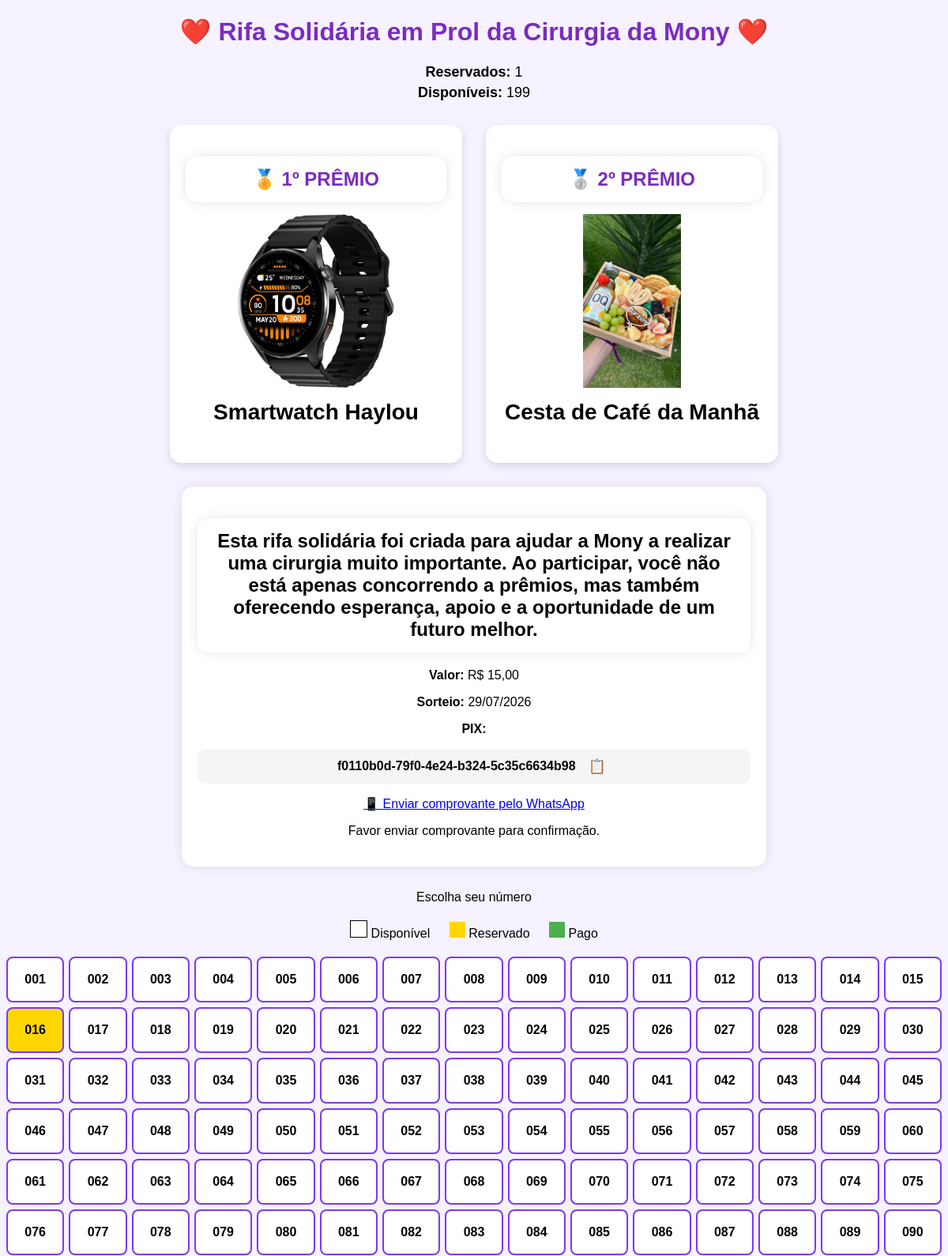
Before: / (upper part) with the older database file.
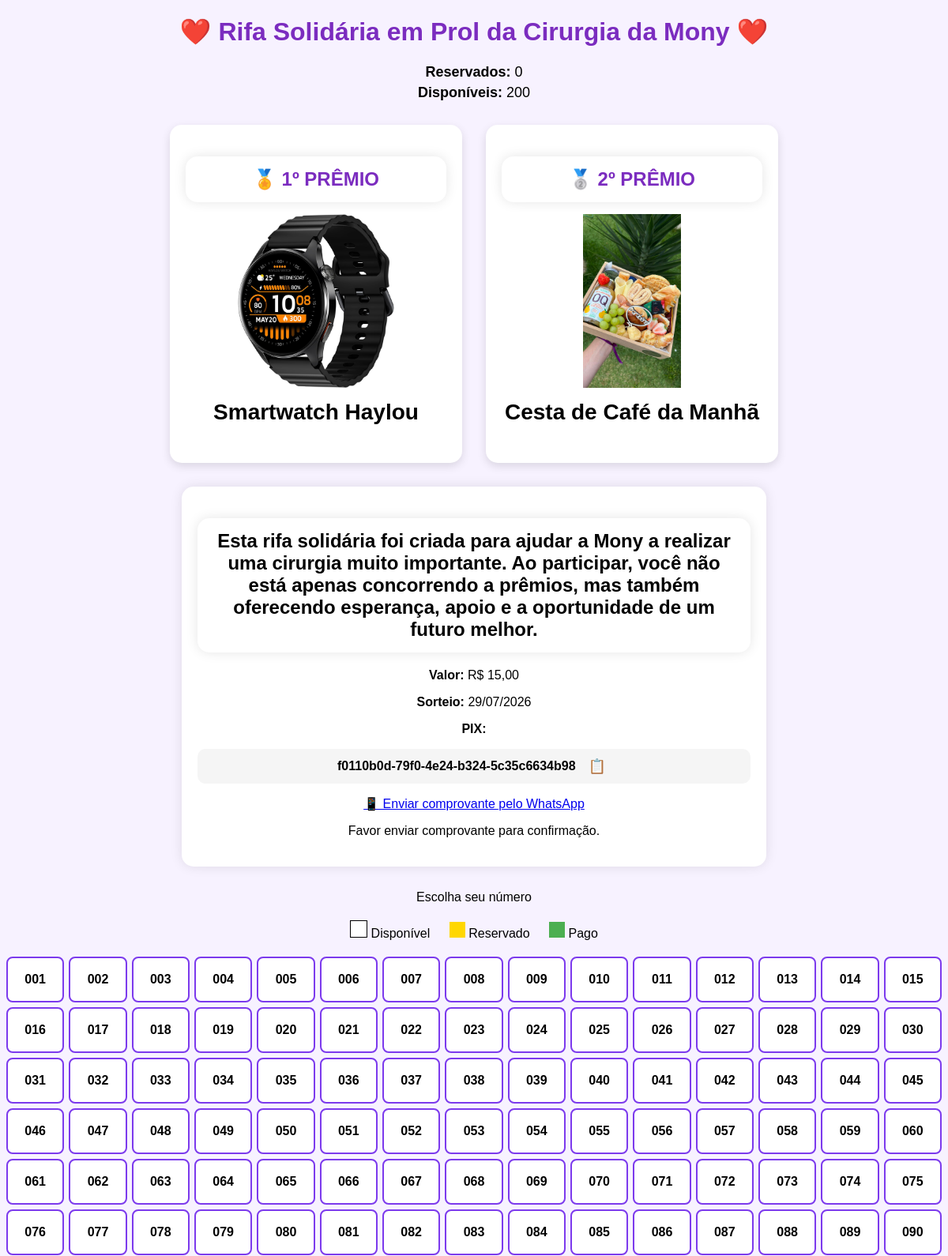
After: the same page with the newer database file.
### models.py (models this page shows)
class Numero(db.Model):
    ...
    id = db.Column(db.Integer, primary_key=True)
    numero = db.Column(
        db.Integer,
        unique=True,
        nullable=False
    )
    status = db.Column(
        db.String(50),
        default="disponivel"
    )
    nome = db.Column(
        db.String(100)
    )
    telefone = db.Column(
        db.String(20)
    )

### app.py (the view)
@app.route("/")
def index():
    numeros = Numero.query.order_by(Numero.numero).all()
    reservados = Numero.query.filter(
        Numero.status.in_(["reservado", "pago"])
    ).count()
    disponiveis = Numero.query.filter_by(
        status="disponivel"
    ).count()
    return render_template(
        "index.html",
        numeros=numeros,
        reservados=reservados,
        disponiveis=disponiveis
    )

### templates/index.html (shortened to what this page needs)
<!doctype html>
<html lang="pt-BR">
  <head>
    <link
      rel="stylesheet"
      href="{{ url_for('static', filename='css/style.css') }}"
    />
  </head>
  <body>
    <h1>❤️ Rifa Solidária em Prol da Cirurgia da Mony ❤️</h1>
    <div class="estatisticas">
      <p><strong>Reservados:</strong> {{ reservados }}</p>
      <p><strong>Disponíveis:</strong> {{ disponiveis }}</p>
    </div>
    <div class="premios">
      <div class="premio">
        <h2 style="color: #7b2cbf; margin-bottom: 10px">🏅 1º PRÊMIO</h2>
        <img
          src="{{ url_for('static', filename='imagens/relogio.jpg') }}"
          alt="Smartwatch"
        />
        <h3>Smartwatch Haylou</h3>
      </div>
      <div class="premio">
        <h2 style="color: #7b2cbf; margin-bottom: 10px">🥈 2º PRÊMIO</h2>
        <img
          src="{{ url_for('static', filename='imagens/cesta.jpg') }}"
          alt="Cesta"
        />
        <h3>Cesta de Café da Manhã</h3>
      </div>
    </div>
    <div class="info-rifa">
      <h2>
        Esta rifa solidária foi criada para ajudar a Mony a realizar uma
        cirurgia muito importante. Ao participar, você não está apenas
        concorrendo a prêmios, mas também oferecendo esperança, apoio e a
        oportunidade de um futuro melhor.
      </h2>
      <p><strong>Valor:</strong> R$ 15,00</p>
      <p><strong>Sorteio:</strong> 29/07/2026</p>
      <p><strong>PIX:</strong></p>
      <div class="pix-box">
        <span id="pixKeyInicial">f0110b0d-79f0-4e24-b324-5c35c6634b98</span>
        <button
          onclick="copiarPixInicial()"
          class="btn-copy"
          title="Copiar PIX"
        >
          📋
        </button>
      </div>
      <p>
        <a
          href="https://wa.me/5562999051610?text=Olá,%20acabei%20de%20fazer%20o%20pagamento%20da%20rifa%20e%20vou%20enviar%20o%20comprovante."
          target="_blank"
          class="btn-whatsapp"
        >
          📱 Enviar comprovante pelo WhatsApp
        </a>
      </p>
      <p>Favor enviar comprovante para confirmação.</p>
    </div>
    <p>Escolha seu número</p>
    <div style="margin: 20px">
      <span
        style="
          display: inline-block;
          width: 20px;
          height: 20px;
          background: white;
          border: 1px solid #000;
        "
      ></span>
      Disponível
      <span
        style="
          display: inline-block;
          width: 20px;
          height: 20px;
          background: #ffd700;
          margin-left: 20px;
        "
      ></span>
      Reservado
      <span
        style="
          display: inline-block;
          width: 20px;
          height: 20px;
          background: #4caf50;
          margin-left: 20px;
        "
      ></span>
      Pago
    </div>
    <div class="grid">
      {% for numero in numeros %}
      <div class="numero {{ numero.status }}">
        {% if numero.status == 'reservado' or numero.status == 'pago' %}
        <span>{{ "%03d"|format(numero.numero) }}</span>
        {% else %}
        <div
          class="numero-disponivel"
          data-id="{{ numero.id }}"
          data-numero="{{ '%03d'|format(numero.numero) }}"
        >
          {{ "%03d"|format(numero.numero) }}
        </div>
        {% endif %}
      </div>
      {% endfor %}
    </div>
  </body>
</html>

### static/css/style.css (style rules this page uses)
body { font-family: Arial; text-align: center; background: #f7f2ff; }
h1 { color: #7b2cbf; }
h2 { background: white; padding: 15px; border-radius: 15px; box-shadow: 0 0 15px rgba(0, 0, 0, 0.1); }
.grid { display: grid; grid-template-columns: repeat(auto-fit, minmax(70px, 1fr)); gap: 6px; }
.numero { border: 2px solid #7c3aed; border-radius: 8px; padding: 6px; min-height: 34px; display: flex; justify-content: center; align-items: center; text-align: center; font-weight: bold; cursor: pointer; user-select: none; transition: 0.2s; }
.numero.disponivel { background: white; color: #000; }
.numero-disponivel { width: 100%; height: 100%; display: flex; justify-content: center; align-items: center; padding: 12px 0; box-sizing: border-box; cursor: pointer; }
.premios { display: flex; justify-content: center; gap: 30px; flex-wrap: wrap; margin: 30px 0; }
.premio { width: 330px; background: #fff; border-radius: 15px; box-shadow: 0 4px 12px rgba(0, 0, 0, 0.12); padding: 20px; text-align: center; }
.premio img { width: 220px; height: 220px; object-fit: contain; margin: 15px auto; display: block; }
.premio h3 { margin-top: 10px; font-size: 28px; }
.info-rifa { max-width: 700px; margin: 30px auto; background: white; padding: 20px; border-radius: 15px; box-shadow: 0 0 15px rgba(0, 0, 0, 0.1); }
.estatisticas { text-align: center; margin: 20px 0; font-size: 18px; }
.estatisticas p { margin: 5px; }
.pix-box { display: flex; align-items: center; justify-content: center; gap: 10px; background: #f5f5f5; padding: 10px; border-radius: 10px; font-weight: bold; }
.btn-copy { background: transparent; border: none; cursor: pointer; font-size: 18px; transition: 0.2s; }

Changed rows visible on the page:
changed Numero (number 16 of 90 on the later page): status "reservado" → "disponivel" (drawn)
Other visible differences:
{{ reservados }}: "1" → "0"
{{ disponiveis }}: "199" → "200"
